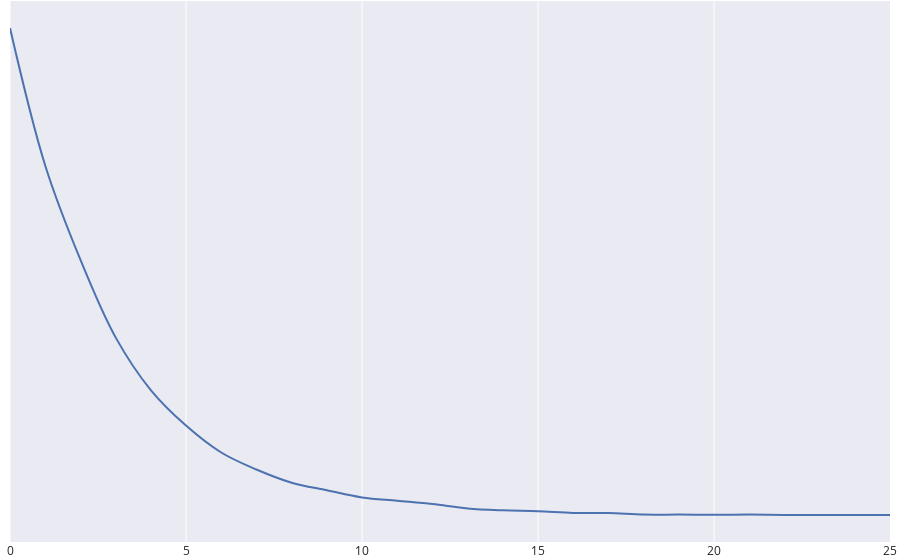

The notebook cell this image was saved under:
### Code cell
import plotly.graph_objects as go

def count_numbers(lst):
    counts = {}
    for num in lst:
        if num in counts:
            counts[num] += 1
        else:
            counts[num] = 1
            
    keys = list(counts.keys())
    values = list(counts.values())

    return keys, values


def create_distribution_graph(data):
    
    keys, counts = count_numbers(data)
    
    fig = go.Figure()
    
    fig.add_trace(go.Scatter(x=keys, 
                             y=counts, 
                             line_shape='spline')
                  )
    
    fig.update_layout(margin=dict(t=1, b=10, r=10, l=10), 
                      template='seaborn', 
                      yaxis=dict(visible=False))

    
    return fig

create_distribution_graph(fetch_distributions(name='exponential', 
                                              size=10_000, 
                                              scale=3.0))

### Figure 1 — Plotly figure (JSON) as saved in the notebook; plotly's stock layout.template omitted (floating-point values rounded to 4 significant figures)
{"data": [{"line": {"shape": "spline"}, "x": [0, 1, 2, 3, 4, 5, 6, 7, 8, 9, 10, 11, 12, 13, 14, 15, 16, 17, 18, 19, 20, 21, 22, 23, 24, 25], "y": [2839, 2038, 1489, 1036, 729, 522, 365, 266, 189, 145, 103, 84, 65, 39, 28, 23, 13, 12, 3, 3, 2, 3, 1, 1, 1, 1], "type": "scatter"}], "layout": {"margin": {"t": 1, "b": 10, "r": 10, "l": 10}, "yaxis": {"visible": false}}}
